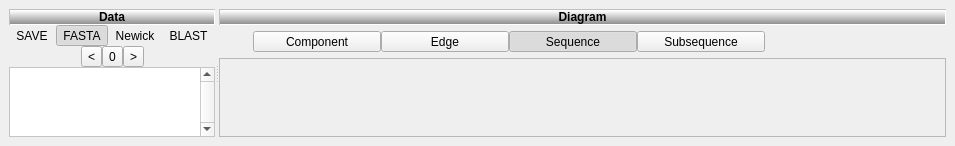
  <widget class="QWidget" name="centralwidget">
   <layout class="QGridLayout" name="gridLayout">
    <property name="leftMargin">
     <number>0</number>
    </property>
    <property name="topMargin">
     <number>0</number>
    </property>
    <property name="rightMargin">
     <number>0</number>
    </property>
    <property name="bottomMargin">
     <number>0</number>
    </property>
    <property name="spacing">
     <number>0</number>
    </property>
    <item row="0" column="0">
     <widget class="QWidget" name="widget" native="true">
      <layout class="QGridLayout" name="gridLayout_3">
       <item row="0" column="0">
        <widget class="QSplitter" name="splitter">
         <property name="orientation">
          <enum>Qt::Horizontal</enum>
         </property>
         <property name="opaqueResize">
          <bool>false</bool>
         </property>
         <property name="childrenCollapsible">
          <bool>false</bool>
         </property>
         <widget class="QWidget" name="verticalLayoutWidget">
          <layout class="QVBoxLayout" name="verticalLayout_7">
           <property name="spacing">
            <number>0</number>
           </property>
           <item>
            <widget class="QLabel" name="label">
             <property name="font">
              <font>
               <weight>75</weight>
               <bold>true</bold>
              </font>
             </property>
             <property name="styleSheet">
              <string notr="true">background: qlineargradient(spread:pad, x1:1, y1:0, x2:1, y2:1, stop:0 rgba(195, 195, 195, 255), stop:0.0985222 rgba(255, 255, 255, 255), stop:1 rgba(135, 135, 135, 255));
border-style: inset;
border-width: 1px;
border-color: silver;</string>
             </property>
             <property name="text">
              <string>Data</string>
             </property>
             <property name="alignment">
              <set>Qt::AlignCenter</set>
             </property>
            </widget>
           </item>
           <item>
            <layout class="QHBoxLayout" name="horizontalLayout_4">
             <item>
              <widget class="QToolButton" name="BTN_DATA_SAVE">
               <property name="sizePolicy">
                <sizepolicy hsizetype="Expanding" vsizetype="Fixed">
                 <horstretch>0</horstretch>
                 <verstretch>0</verstretch>
                </sizepolicy>
               </property>
               <property name="text">
                <string>SAVE</string>
               </property>
               <property name="icon">
                <iconset resource="../resources.qrc">
                 <normaloff>:/Images/Resources/save-file.svg</normaloff>:/Images/Resources/save-file.svg</iconset>
               </property>
               <property name="toolButtonStyle">
                <enum>Qt::ToolButtonTextBesideIcon</enum>
               </property>
               <property name="autoRaise">
                <bool>true</bool>
               </property>
              </widget>
             </item>
             <item>
              <spacer name="horizontalSpacer_3">
               <property name="orientation">
                <enum>Qt::Horizontal</enum>
               </property>
               <property name="sizeHint" stdset="0">
                <size>
                 <width>2</width>
                 <height>20</height>
                </size>
               </property>
              </spacer>
             </item>
             <item>
              <layout class="QHBoxLayout" name="horizontalLayout_5">
               <property name="spacing">
                <number>0</number>
               </property>
               <item>
                <widget class="QToolButton" name="CHKBTN_DATA_FASTA">
                 <property name="sizePolicy">
                  <sizepolicy hsizetype="Expanding" vsizetype="Fixed">
                   <horstretch>0</horstretch>
                   <verstretch>0</verstretch>
                  </sizepolicy>
                 </property>
                 <property name="toolTip">
                  <string>FASTA</string>
                 </property>
                 <property name="text">
                  <string>FASTA</string>
                 </property>
                 <property name="icon">
                  <iconset resource="../resources.qrc">
                   <normaloff>:/Images/Resources/sequence.svg</normaloff>:/Images/Resources/sequence.svg</iconset>
                 </property>
                 <property name="checkable">
                  <bool>true</bool>
                 </property>
                 <property name="checked">
                  <bool>true</bool>
                 </property>
                 <property name="autoExclusive">
                  <bool>true</bool>
                 </property>
                 <property name="toolButtonStyle">
                  <enum>Qt::ToolButtonIconOnly</enum>
                 </property>
                 <property name="autoRaise">
                  <bool>true</bool>
                 </property>
                </widget>
               </item>
               <item>
                <widget class="QToolButton" name="CHKBTN_DATA_NEWICK">
                 <property name="sizePolicy">
                  <sizepolicy hsizetype="Expanding" vsizetype="Fixed">
                   <horstretch>0</horstretch>
                   <verstretch>0</verstretch>
                  </sizepolicy>
                 </property>
                 <property name="toolTip">
                  <string>Newick</string>
                 </property>
                 <property name="text">
                  <string>Newick</string>
                 </property>
                 <property name="icon">
                  <iconset resource="../resources.qrc">
                   <normaloff>:/Images/Resources/tree.svg</normaloff>:/Images/Resources/tree.svg</iconset>
                 </property>
                 <property name="checkable">
                  <bool>true</bool>
                 </property>
                 <property name="autoExclusive">
                  <bool>true</bool>
                 </property>
                 <property name="toolButtonStyle">
                  <enum>Qt::ToolButtonIconOnly</enum>
                 </property>
                 <property name="autoRaise">
                  <bool>true</bool>
                 </property>
                </widget>
               </item>
               <item>
                <widget class="QToolButton" name="CHKBTN_DATA_BLAST">
                 <property name="sizePolicy">
                  <sizepolicy hsizetype="Expanding" vsizetype="Fixed">
                   <horstretch>0</horstretch>
                   <verstretch>0</verstretch>
                  </sizepolicy>
                 </property>
                 <property name="toolTip">
                  <string>BLAST</string>
                 </property>
                 <property name="text">
                  <string>BLAST</string>
                 </property>
                 <property name="icon">
                  <iconset resource="../resources.qrc">
                   <normaloff>:/Images/Resources/align.svg</normaloff>:/Images/Resources/align.svg</iconset>
                 </property>
                 <property name="checkable">
                  <bool>true</bool>
                 </property>
                 <property name="autoExclusive">
                  <bool>true</bool>
                 </property>
                 <property name="toolButtonStyle">
                  <enum>Qt::ToolButtonIconOnly</enum>
                 </property>
                 <property name="autoRaise">
                  <bool>true</bool>
                 </property>
                </widget>
               </item>
              </layout>
             </item>
            </layout>
           </item>
           <item>
            <layout class="QHBoxLayout" name="horizontalLayout_3">
             <item>
              <spacer name="horizontalSpacer_4">
               <property name="orientation">
                <enum>Qt::Horizontal</enum>
               </property>
               <property name="sizeHint" stdset="0">
                <size>
                 <width>40</width>
                 <height>20</height>
                </size>
               </property>
              </spacer>
             </item>
             <item>
              <widget class="QToolButton" name="BTN_SELMASK_PREV">
               <property name="toolTip">
                <string>Highlight previous</string>
               </property>
               <property name="text">
                <string>&lt;</string>
               </property>
              </widget>
             </item>
             <item>
              <widget class="QToolButton" name="BTN_SELMASK_ALL">
               <property name="toolTip">
                <string>Highlight all</string>
               </property>
               <property name="text">
                <string>0</string>
               </property>
              </widget>
             </item>
             <item>
              <widget class="QToolButton" name="BTN_SELMASK_NEXT">
               <property name="toolTip">
                <string>Highlight next</string>
               </property>
               <property name="text">
                <string>&gt;</string>
               </property>
              </widget>
             </item>
             <item>
              <spacer name="horizontalSpacer_5">
               <property name="orientation">
                <enum>Qt::Horizontal</enum>
               </property>
               <property name="sizeHint" stdset="0">
                <size>
                 <width>40</width>
                 <height>20</height>
                </size>
               </property>
              </spacer>
             </item>
            </layout>
           </item>
           <item>
            <widget class="QScrollArea" name="scrollArea">
             <property name="palette">
              <palette>
               <active>
                <colorrole role="Base">
                 <brush brushstyle="SolidPattern">
                  <color alpha="255">
                   <red>255</red>
                   <green>255</green>
                   <blue>255</blue>
                  </color>
                 </brush>
                </colorrole>
                <colorrole role="Window">
                 <brush brushstyle="SolidPattern">
                  <color alpha="255">
                   <red>255</red>
                   <green>255</green>
                   <blue>255</blue>
                  </color>
                 </brush>
                </colorrole>
               </active>
               <inactive>
                <colorrole role="Base">
                 <brush brushstyle="SolidPattern">
                  <color alpha="255">
                   <red>255</red>
                   <green>255</green>
                   <blue>255</blue>
                  </color>
                 </brush>
                </colorrole>
                <colorrole role="Window">
                 <brush brushstyle="SolidPattern">
                  <color alpha="255">
                   <red>255</red>
                   <green>255</green>
                   <blue>255</blue>
                  </color>
                 </brush>
                </colorrole>
               </inactive>
               <disabled>
                <colorrole role="Base">
                 <brush brushstyle="SolidPattern">
                  <color alpha="255">
                   <red>255</red>
                   <green>255</green>
                   <blue>255</blue>
                  </color>
                 </brush>
                </colorrole>
                <colorrole role="Window">
                 <brush brushstyle="SolidPattern">
                  <color alpha="255">
                   <red>255</red>
                   <green>255</green>
                   <blue>255</blue>
                  </color>
                 </brush>
                </colorrole>
               </disabled>
              </palette>
             </property>
             <property name="verticalScrollBarPolicy">
              <enum>Qt::ScrollBarAlwaysOn</enum>
             </property>
             <property name="horizontalScrollBarPolicy">
              <enum>Qt::ScrollBarAlwaysOff</enum>
             </property>
             <property name="widgetResizable">
              <bool>true</bool>
             </property>
             <widget class="QWidget" name="SCR_AREA">
              <property name="geometry">
               <rect>
                <x>0</x>
                <y>0</y>
                <width>204</width>
                <height>821</height>
               </rect>
              </property>
              <layout class="QVBoxLayout" name="verticalLayout_8"/>
             </widget>
            </widget>
           </item>
          </layout>
         </widget>
         <widget class="QWidget" name="">
          <layout class="QVBoxLayout" name="verticalLayout_6">
           <item>
            <widget class="QLabel" name="label_3">
             <property name="font">
              <font>
               <weight>75</weight>
               <bold>true</bold>
              </font>
             </property>
             <property name="styleSheet">
              <string notr="true">background: qlineargradient(spread:pad, x1:1, y1:0, x2:1, y2:1, stop:0 rgba(195, 195, 195, 255), stop:0.0985222 rgba(255, 255, 255, 255), stop:1 rgba(135, 135, 135, 255));
border-style: inset;
border-width: 1px;
border-color: silver;</string>
             </property>
             <property name="text">
              <string>Diagram</string>
             </property>
             <property name="alignment">
              <set>Qt::AlignCenter</set>
             </property>
            </widget>
           </item>
           <item>
            <layout class="QHBoxLayout" name="horizontalLayout_7">
             <property name="spacing">
              <number>0</number>
             </property>
             <item>
              <spacer name="horizontalSpacer">
               <property name="orientation">
                <enum>Qt::Horizontal</enum>
               </property>
               <property name="sizeHint" stdset="0">
                <size>
                 <width>36</width>
                 <height>16</height>
                </size>
               </property>
              </spacer>
             </item>
             <item>
              <widget class="QToolButton" name="BTN_SEL_COMPONENT_">
               <property name="minimumSize">
                <size>
                 <width>128</width>
                 <height>0</height>
                </size>
               </property>
               <property name="maximumSize">
                <size>
                 <width>128</width>
                 <height>16777215</height>
                </size>
               </property>
               <property name="statusTip">
                <string>Remove sequence</string>
               </property>
               <property name="text">
                <string>Component</string>
               </property>
               <property name="icon">
                <iconset resource="../resources.qrc">
                 <normaloff>:/Images/Resources/compartmentalise.svg</normaloff>:/Images/Resources/compartmentalise.svg</iconset>
               </property>
               <property name="checkable">
                <bool>true</bool>
               </property>
               <property name="toolButtonStyle">
                <enum>Qt::ToolButtonTextUnderIcon</enum>
               </property>
              </widget>
             </item>
             <item>
              <widget class="QToolButton" name="BTN_SEL_EDGE_">
               <property name="minimumSize">
                <size>
                 <width>128</width>
                 <height>0</height>
                </size>
               </property>
               <property name="maximumSize">
                <size>
                 <width>128</width>
                 <height>16777215</height>
                </size>
               </property>
               <property name="statusTip">
                <string>Remove edge</string>
               </property>
               <property name="text">
                <string>Edge</string>
               </property>
               <property name="icon">
                <iconset resource="../resources.qrc">
                 <normaloff>:/Images/Resources/edge.svg</normaloff>:/Images/Resources/edge.svg</iconset>
               </property>
               <property name="checkable">
                <bool>true</bool>
               </property>
               <property name="toolButtonStyle">
                <enum>Qt::ToolButtonTextUnderIcon</enum>
               </property>
              </widget>
             </item>
             <item>
              <widget class="QToolButton" name="BTN_SEL_SEQUENCE_">
               <property name="minimumSize">
                <size>
                 <width>128</width>
                 <height>0</height>
                </size>
               </property>
               <property name="maximumSize">
                <size>
                 <width>128</width>
                 <height>16777215</height>
                </size>
               </property>
               <property name="statusTip">
                <string>Remove sequence</string>
               </property>
               <property name="text">
                <string>Sequence</string>
               </property>
               <property name="icon">
                <iconset resource="../resources.qrc">
                 <normaloff>:/Images/Resources/sequence.svg</normaloff>:/Images/Resources/sequence.svg</iconset>
               </property>
               <property name="checkable">
                <bool>true</bool>
               </property>
               <property name="checked">
                <bool>true</bool>
               </property>
               <property name="toolButtonStyle">
                <enum>Qt::ToolButtonTextUnderIcon</enum>
               </property>
              </widget>
             </item>
             <item>
              <widget class="QToolButton" name="BTN_SEL_SUBSEQUENCE_">
               <property name="minimumSize">
                <size>
                 <width>128</width>
                 <height>0</height>
                </size>
               </property>
               <property name="maximumSize">
                <size>
                 <width>128</width>
                 <height>16777215</height>
                </size>
               </property>
               <property name="statusTip">
                <string>Remove (merge) splits</string>
               </property>
               <property name="text">
                <string>Subsequence</string>
               </property>
               <property name="icon">
                <iconset resource="../resources.qrc">
                 <normaloff>:/Images/Resources/subsequence.svg</normaloff>:/Images/Resources/subsequence.svg</iconset>
               </property>
               <property name="checkable">
                <bool>true</bool>
               </property>
               <property name="toolButtonStyle">
                <enum>Qt::ToolButtonTextUnderIcon</enum>
               </property>
              </widget>
             </item>
             <item>
              <spacer name="horizontalSpacer_2">
               <property name="orientation">
                <enum>Qt::Horizontal</enum>
               </property>
               <property name="sizeHint" stdset="0">
                <size>
                 <width>182</width>
                 <height>16</height>
                </size>
               </property>
              </spacer>
             </item>
            </layout>
           </item>
           <item>
            <widget class="QFrame" name="FRA_MAIN">
             <property name="sizePolicy">
              <sizepolicy hsizetype="Expanding" vsizetype="Expanding">
               <horstretch>0</horstretch>
               <verstretch>0</verstretch>
              </sizepolicy>
             </property>
             <property name="frameShape">
              <enum>QFrame::StyledPanel</enum>
             </property>
             <property name="frameShadow">
              <enum>QFrame::Raised</enum>
             </property>
            </widget>
           </item>
          </layout>
         </widget>
        </widget>
       </item>
      </layout>
     </widget>
    </item>
   </layout>
  </widget>
